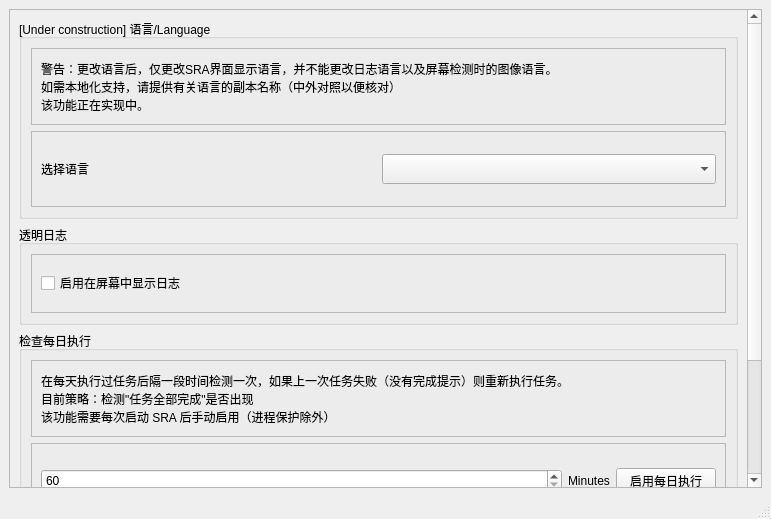
<?xml version="1.0" encoding="UTF-8"?>
<ui version="4.0">
 <class>MainWindow</class>
 <widget class="QMainWindow" name="MainWindow">
  <property name="geometry">
   <rect>
    <x>0</x>
    <y>0</y>
    <width>771</width>
    <height>519</height>
   </rect>
  </property>
  <property name="windowTitle">
   <string>Projected RAX</string>
  </property>
  <widget class="QWidget" name="centralwidget">
   <layout class="QHBoxLayout" name="horizontalLayout_2">
    <item>
     <widget class="QScrollArea" name="scrollArea">
      <property name="horizontalScrollBarPolicy">
       <enum>Qt::ScrollBarPolicy::ScrollBarAlwaysOff</enum>
      </property>
      <property name="widgetResizable">
       <bool>true</bool>
      </property>
      <widget class="QWidget" name="scrollAreaWidgetContents">
       <property name="geometry">
        <rect>
         <x>0</x>
         <y>-190</y>
         <width>739</width>
         <height>636</height>
        </rect>
       </property>
       <layout class="QVBoxLayout" name="verticalLayout">
        <item>
         <widget class="QGroupBox" name="languagesettings">
          <property name="minimumSize">
           <size>
            <width>0</width>
            <height>200</height>
           </size>
          </property>
          <property name="maximumSize">
           <size>
            <width>16777215</width>
            <height>200</height>
           </size>
          </property>
          <property name="title">
           <string>[Under construction] 语言/Language</string>
          </property>
          <layout class="QVBoxLayout" name="verticalLayout_3">
           <item>
            <widget class="QFrame" name="frame_2">
             <property name="frameShape">
              <enum>QFrame::Shape::StyledPanel</enum>
             </property>
             <property name="frameShadow">
              <enum>QFrame::Shadow::Plain</enum>
             </property>
             <layout class="QHBoxLayout" name="horizontalLayout_3">
              <item>
               <widget class="QLabel" name="label_lang_warning">
                <property name="text">
                 <string>警告：更改语言后，仅更改SRA界面显示语言，并不能更改日志语言以及屏幕检测时的图像语言。
如需本地化支持，请提供有关语言的副本名称（中外对照以便核对）
该功能正在实现中。</string>
                </property>
               </widget>
              </item>
             </layout>
            </widget>
           </item>
           <item>
            <widget class="QFrame" name="frame_3">
             <property name="frameShape">
              <enum>QFrame::Shape::StyledPanel</enum>
             </property>
             <property name="frameShadow">
              <enum>QFrame::Shadow::Plain</enum>
             </property>
             <layout class="QHBoxLayout" name="horizontalLayout_4">
              <item>
               <widget class="QLabel" name="label_language">
                <property name="text">
                 <string>选择语言</string>
                </property>
               </widget>
              </item>
              <item>
               <widget class="QComboBox" name="comboBox">
                <property name="minimumSize">
                 <size>
                  <width>0</width>
                  <height>30</height>
                 </size>
                </property>
                <property name="currentIndex">
                 <number>-1</number>
                </property>
                <property name="insertPolicy">
                 <enum>QComboBox::InsertPolicy::InsertAtCurrent</enum>
                </property>
               </widget>
              </item>
             </layout>
            </widget>
           </item>
          </layout>
         </widget>
        </item>
        <item>
         <widget class="QGroupBox" name="logviewsettings">
          <property name="minimumSize">
           <size>
            <width>0</width>
            <height>100</height>
           </size>
          </property>
          <property name="maximumSize">
           <size>
            <width>16777215</width>
            <height>100</height>
           </size>
          </property>
          <property name="title">
           <string>透明日志</string>
          </property>
          <layout class="QVBoxLayout" name="verticalLayout_2">
           <item>
            <widget class="QFrame" name="frame">
             <property name="frameShape">
              <enum>QFrame::Shape::StyledPanel</enum>
             </property>
             <property name="frameShadow">
              <enum>QFrame::Shadow::Plain</enum>
             </property>
             <layout class="QHBoxLayout" name="horizontalLayout">
              <item>
               <widget class="QCheckBox" name="checkbox_display">
                <property name="text">
                 <string>启用在屏幕中显示日志</string>
                </property>
               </widget>
              </item>
             </layout>
            </widget>
           </item>
          </layout>
         </widget>
        </item>
        <item>
         <widget class="QGroupBox" name="task_flag_settings">
          <property name="minimumSize">
           <size>
            <width>0</width>
            <height>200</height>
           </size>
          </property>
          <property name="title">
           <string>检查每日执行</string>
          </property>
          <layout class="QVBoxLayout" name="verticalLayout_5">
           <item>
            <widget class="QFrame" name="frame_6">
             <property name="frameShape">
              <enum>QFrame::Shape::StyledPanel</enum>
             </property>
             <property name="frameShadow">
              <enum>QFrame::Shadow::Plain</enum>
             </property>
             <layout class="QHBoxLayout" name="horizontalLayout_7">
              <item>
               <widget class="QLabel" name="label_checktask_warning">
                <property name="text">
                 <string>在每天执行过任务后隔一段时间检测一次，如果上一次任务失败（没有完成提示）则重新执行任务。
目前策略：检测&quot;任务全部完成&quot;是否出现
该功能需要每次启动 SRA 后手动启用（进程保护除外）</string>
                </property>
               </widget>
              </item>
             </layout>
            </widget>
           </item>
           <item>
            <widget class="QFrame" name="frame_8">
             <property name="frameShape">
              <enum>QFrame::Shape::StyledPanel</enum>
             </property>
             <property name="frameShadow">
              <enum>QFrame::Shadow::Plain</enum>
             </property>
             <layout class="QHBoxLayout" name="horizontalLayout_9">
              <item>
               <widget class="QSpinBox" name="spinBox">
                <property name="minimum">
                 <number>60</number>
                </property>
                <property name="maximum">
                 <number>1440</number>
                </property>
               </widget>
              </item>
              <item>
               <widget class="QLabel" name="label_2">
                <property name="sizePolicy">
                 <sizepolicy hsizetype="Fixed" vsizetype="Preferred">
                  <horstretch>0</horstretch>
                  <verstretch>0</verstretch>
                 </sizepolicy>
                </property>
                <property name="text">
                 <string>Minutes</string>
                </property>
               </widget>
              </item>
              <item>
               <widget class="QPushButton" name="btn_enable_taskflag">
                <property name="maximumSize">
                 <size>
                  <width>100</width>
                  <height>16777215</height>
                 </size>
                </property>
                <property name="text">
                 <string>启用每日执行</string>
                </property>
               </widget>
              </item>
             </layout>
            </widget>
           </item>
          </layout>
         </widget>
        </item>
        <item>
         <widget class="QGroupBox" name="processprotect_settings">
          <property name="sizePolicy">
           <sizepolicy hsizetype="Preferred" vsizetype="Minimum">
            <horstretch>0</horstretch>
            <verstretch>0</verstretch>
           </sizepolicy>
          </property>
          <property name="minimumSize">
           <size>
            <width>0</width>
            <height>100</height>
           </size>
          </property>
          <property name="maximumSize">
           <size>
            <width>16777215</width>
            <height>200</height>
           </size>
          </property>
          <property name="title">
           <string>进程保护</string>
          </property>
          <layout class="QVBoxLayout" name="verticalLayout_4">
           <item>
            <widget class="QFrame" name="frame_4">
             <property name="frameShape">
              <enum>QFrame::Shape::StyledPanel</enum>
             </property>
             <property name="frameShadow">
              <enum>QFrame::Shadow::Plain</enum>
             </property>
             <layout class="QHBoxLayout" name="horizontalLayout_5">
              <item>
               <widget class="QLabel" name="label_processprotect_warning">
                <property name="text">
                 <string>&lt;html&gt;&lt;head/&gt;&lt;body&gt;&lt;p&gt;通过外部应用对SRA进程进行检测，崩溃后自动重启。&lt;/p&gt;&lt;p&gt;如果你没遇到过SRA的崩溃事件，无需启用此功能。&lt;/p&gt;&lt;/body&gt;&lt;/html&gt;</string>
                </property>
               </widget>
              </item>
              <item>
               <widget class="QPushButton" name="button_enable_processprotect">
                <property name="maximumSize">
                 <size>
                  <width>100</width>
                  <height>16777215</height>
                 </size>
                </property>
                <property name="text">
                 <string>启用进程保护</string>
                </property>
               </widget>
              </item>
             </layout>
            </widget>
           </item>
          </layout>
         </widget>
        </item>
       </layout>
      </widget>
     </widget>
    </item>
   </layout>
  </widget>
  <widget class="QMenuBar" name="menubar">
   <property name="geometry">
    <rect>
     <x>0</x>
     <y>0</y>
     <width>771</width>
     <height>33</height>
    </rect>
   </property>
  </widget>
  <widget class="QStatusBar" name="statusbar"/>
 </widget>
 <resources/>
 <connections/>
</ui>
